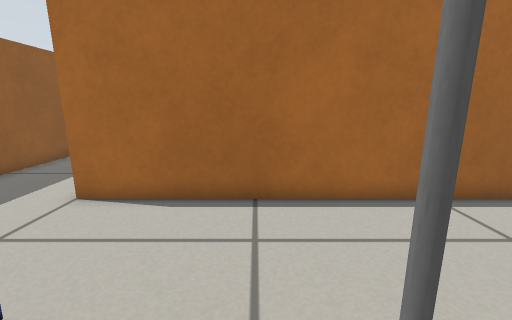
view 1 (above)

16 first-person views from a walk through a robot-simulator world made for Gazebo. The camera is 0.51 m above the floor, tilts 12° down and sees 90° across. Floor lines are 1 m apart. The floor is counted in squares, 0.2 m on a side. Each view is taken from the middle of a square. On the plan, view 1 faces up. The plan holds only what a view shows up to about 18 squares ahead; the rest is blank. The robots in the file are not drawn. Some stock models are drawn as simple stand-ins.

view 2
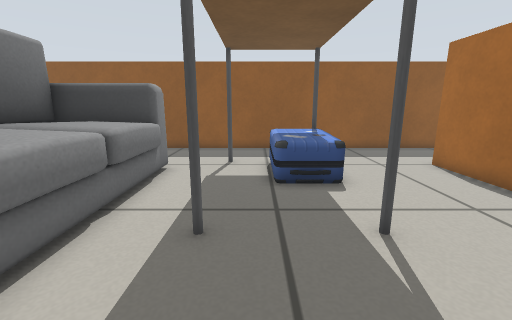

view 3
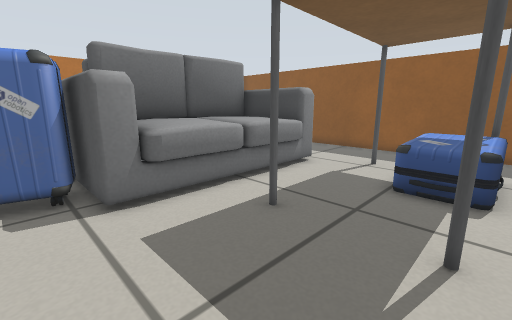

view 4
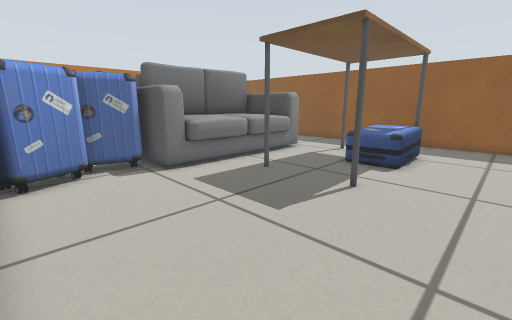

view 5
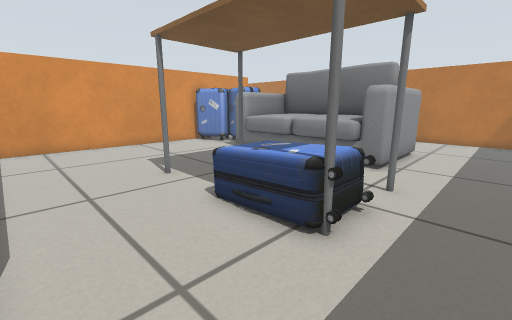

view 6
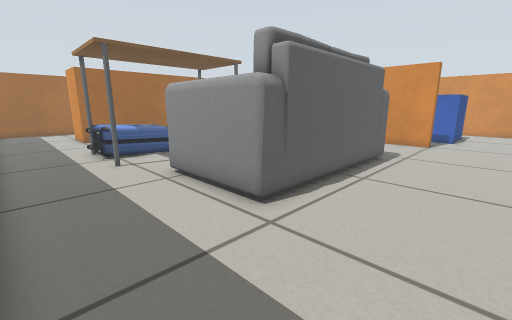

view 7
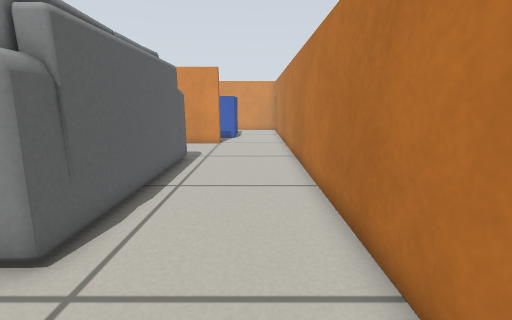

view 8
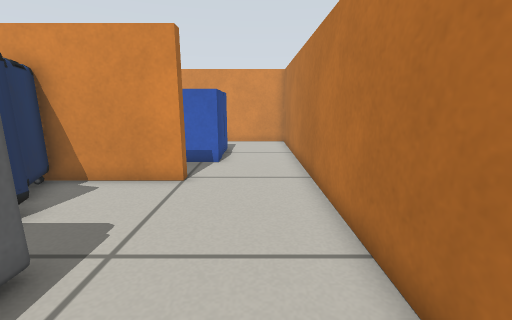

view 9
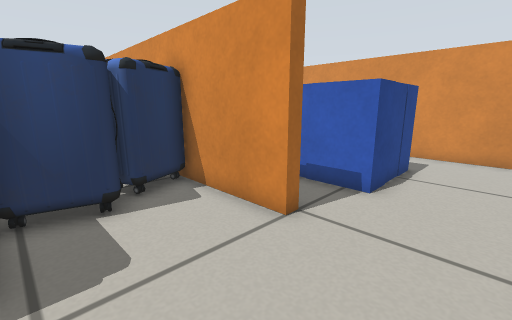

view 10
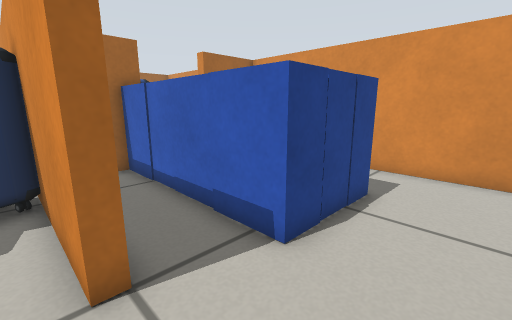

view 11
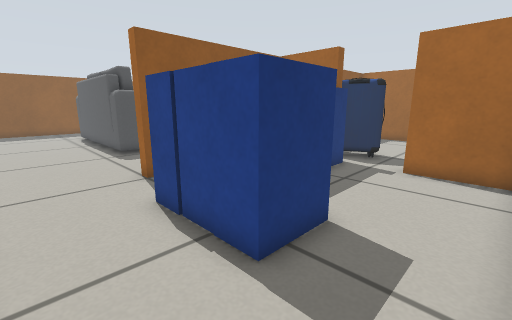

view 12
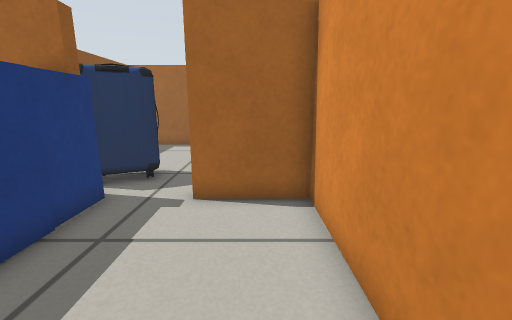

view 13
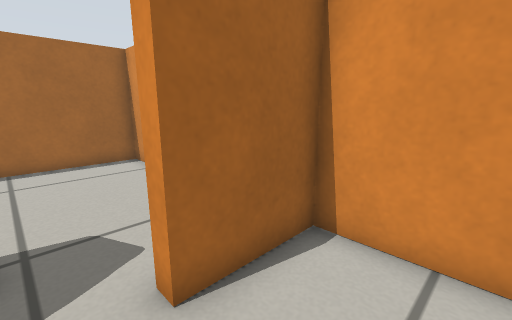

view 14
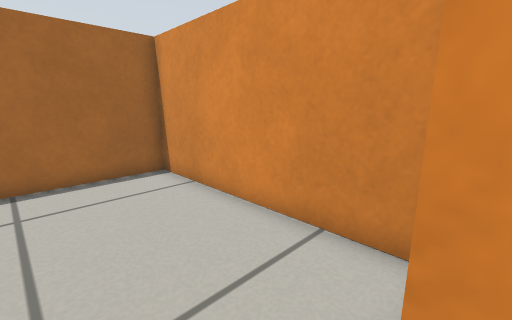

view 15
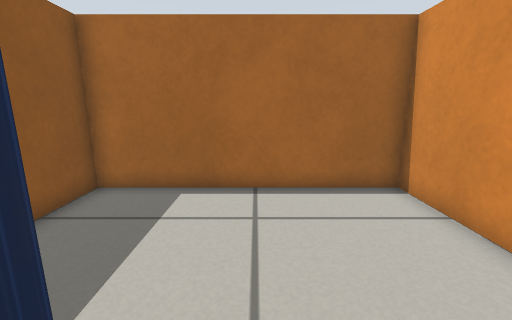

view 16
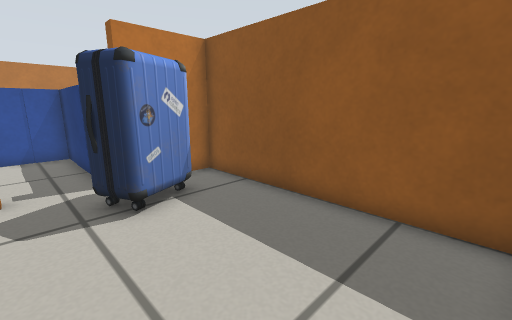

### Floor plan
Points are (right, up) in squares from view 1. A wall is a line through its corners. A room is listed if a view was taken in it or the views show most of it. See-through windows are left out.
Room 1 (views 1, 2, 3, 4, 5, 6, 7, 8, 9, 10)
walls: (7.1, 6.7) (-5, 6.7) (-5, 8.4); (9.5, -10.5) (9.5, 6.1); (-8.1, -15) (9.6, -15); (-9.5, 12.9) (-9.5, -13)
ways out: opening at (10, -12.5) to room 2
objects: table (-6, -2); suitcase (-6, 0) to (-2, 2); table (-6, 2); sofa (-4, -9) to (4, -5); table (1, -2); table (1, 2); suitcase (5, -7) to (6, -6); suitcase (7, -7) to (9, -5)
Room 2 (views 11, 12, 13, 14)
walls: (10, -8.4) (10, -10.5) (9.5, -10.5); (13.3, -2.7) (13.3, -3.3) (11.6, -3.3); (19.5, -15.1) (19.5, -3.3) (16.3, -3.3) (16.3, -2.8); (9.6, -15) (19.3, -15)
ways out: opening at (10, -12.5) to room 1; opening at (15, -3) to room 3
objects: suitcase (13, -11) to (14, -10); suitcase (13, -9) to (14, -8); suitcase (13, -7) to (14, -6); suitcase (13, -5) to (14, -4); suitcase (15, -11) to (15, -9); suitcase (16, -11) to (16, -9)
Room 3 (views 15, 16)
walls: (19.5, -2.1) (19.5, 6.7) (10, 6.7) (10, -2.7) (11, -2.7)
ways out: opening at (15, -3) to room 2
objects: suitcase (12, -2) to (14, 0)

Positions as (right, up) in squares from view 1, and headings:
1: (0, 0), facing up
2: (6, -1), facing left
3: (6, 2), facing down-left
4: (9, 5), facing down-left
5: (-8, 6), facing down-right
6: (-9, -14), facing up-right
7: (-8, -13), facing right
8: (1, -13), facing right
9: (5, -14), facing up-right
10: (9, -14), facing up-right
11: (19, -14), facing up-left
12: (18, -10), facing up
13: (15, -6), facing up-right
14: (15, -3), facing up-right
15: (15, -1), facing up
16: (16, 6), facing down-left
